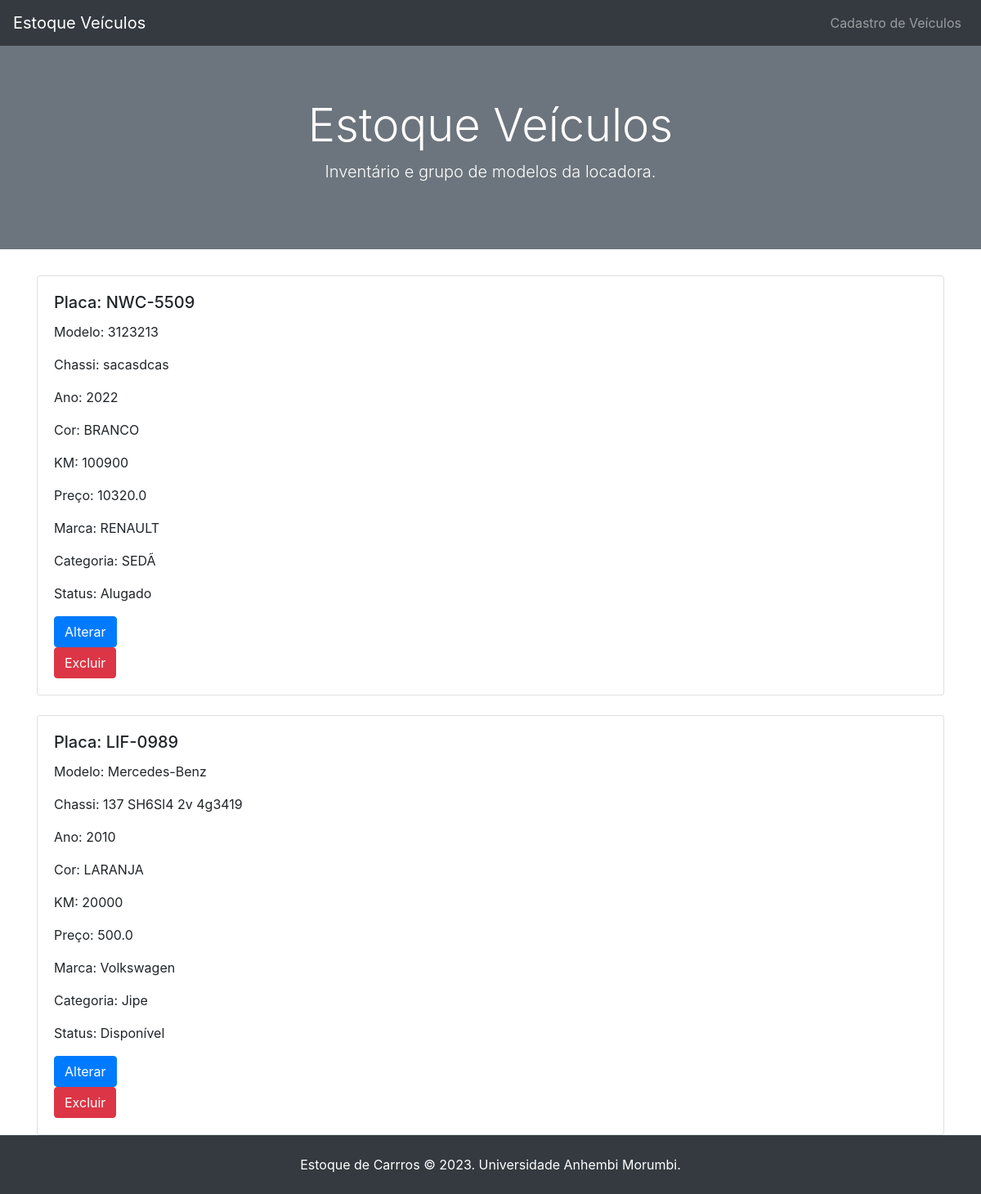
Page /portfolio on the earlier database version.
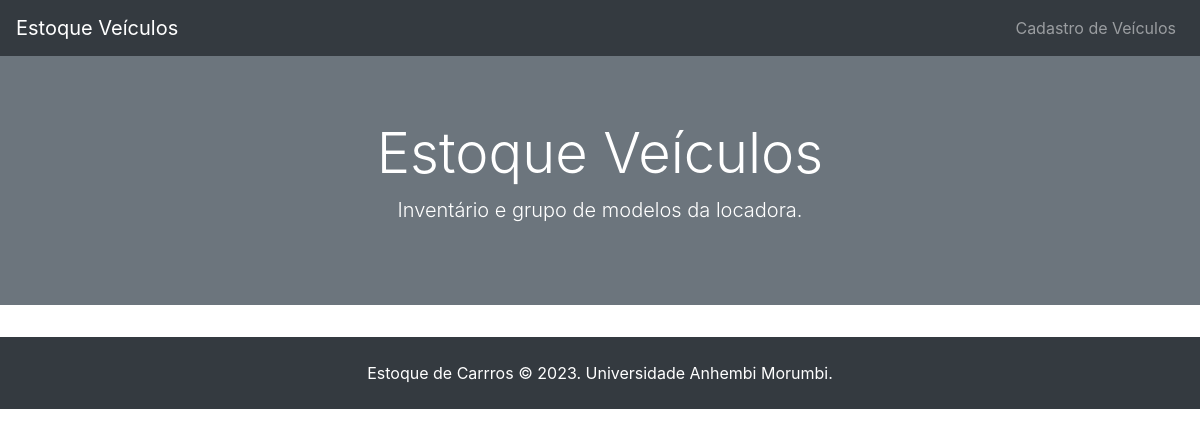
Same page on the later database version.
### tables this page shows
CREATE TABLE veiculos (
        placa TEXT,
        modelo TEXT,
        chassi TEXT,
        ano INTEGER,
        cor TEXT,
        km INTEGER,
        preco REAL,
        marca TEXT,
        categoria TEXT,
        status TEXT
    );

### app.py (the view)
@app.route('/portfolio')
def portfolio():
    conn = sqlite3.connect('banco.db')
    cursor = conn.cursor()
    cursor.execute('SELECT * FROM veiculos')
    veiculos = cursor.fetchall()
    return render_template('portfolio.html', veiculos=veiculos)

### templates/portfolio.html (shortened to what this page needs)
<!DOCTYPE html>
<html lang="pt-br">
<head>
  <link rel="stylesheet" href="https://stackpath.bootstrapcdn.com/bootstrap/4.1.3/css/bootstrap.min.css">
</head>
<body>
  <nav class="navbar navbar-expand-lg navbar-dark bg-dark">
    <a class="navbar-brand" href="#">Estoque Veículos</a>
    <div class="collapse navbar-collapse" id="navbarNav">
      <ul class="navbar-nav ml-auto">
        <li class="nav-item">
          <a class="nav-link" href="/cadastro_carros">Cadastro de Veículos</a>
        </li>
      </ul>
    </div>
  </nav>
  <header id="home" class="jumbotron jumbotron-fluid bg-secondary text-white text-center">
    <div class="container">
      <h1 class="display-4">Estoque Veículos</h1>
      <p class="lead">Inventário e grupo de modelos da locadora.</p>
    </div>
  </header>
          <div class="container">
            {% for veiculo in veiculos %}
            <div class="card mt-4">
                <div class="card-body">
                    <h5 class="card-title">Placa: {{ veiculo[0] }}</h5>
                    <p class="card-text">Modelo: {{ veiculo[1] }}</p>
                    <p class="card-text">Chassi: {{ veiculo[2] }}</p>
                    <p class="card-text">Ano: {{ veiculo[3] }}</p>
                    <p class="card-text">Cor: {{ veiculo[4] }}</p>
                    <p class="card-text">KM: {{ veiculo[5] }}</p>
                    <p class="card-text">Preço: {{ veiculo[6] }}</p>
                    <p class="card-text">Marca: {{ veiculo[7] }}</p>
                    <p class="card-text">Categoria: {{ veiculo[8] }}</p>
                    <p class="card-text">Status: {{ veiculo[9] }}</p>
                    <form action="/edit_carro/{{ veiculo[0] }}" method="GET">
                      <button type="submit" class="btn btn-primary">Alterar</button>
                    </form>
                    <form action="/portfolio/{{ veiculo[0] }}" method="POST">
                      <button type="submit" class="btn btn-danger">Excluir</button>
                  </form>
                </div>
            </div>
            {% endfor %}
        </div>
  <footer class="py-4 bg-dark text-white">
    <div class="container text-center">
      <p class="mb-0">Estoque de Carrros &copy; 2023. Universidade Anhembi Morumbi.</p>
    </div>
  </footer>
</body>
</html>

Differences in the rows shown:
removed veiculos: placa "NWC-5509", modelo "3123213", chassi "sacasdcas", ano "2022", cor "BRANCO", km "100900", preco "10320.0", marca "RENAULT", categoria "SEDÃ", status "Alugado"
removed veiculos: placa "LIF-0989", modelo "Mercedes-Benz", chassi "137 SH6Sl4 2v 4g3419", ano "2010", cor "LARANJA", km "20000", preco "500.0", marca "Volkswagen", categoria "Jipe", status "Disponível"
